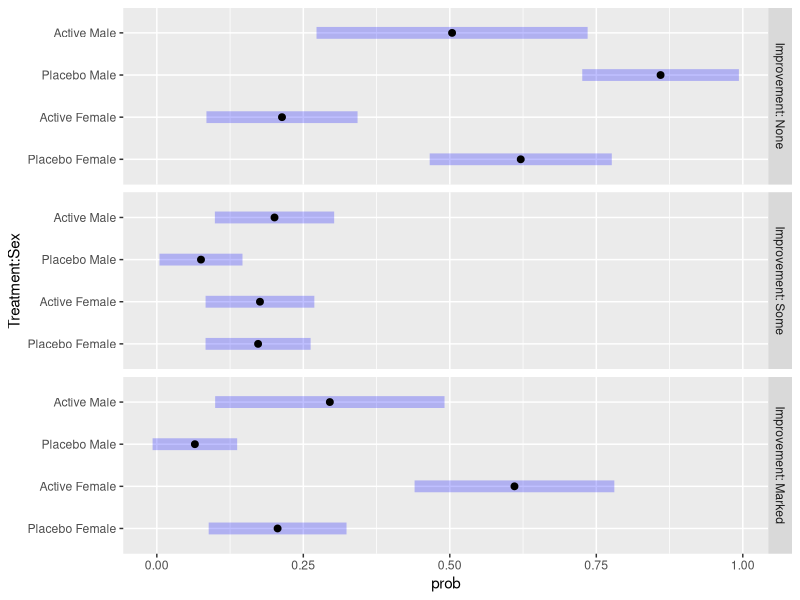

Recreate this plot in R.
## ---- chunk 1
library(tidyverse)
arthritis <- read.csv("arthritis_9.csv",stringsAsFactors = T)
glimpse(arthritis)
## ---- chunk 2
levels(arthritis$Improvement)
levels(arthritis$Treatment)
levels(arthritis$Sex)
## ---- chunk 3

arthritis <- arthritis |>
  mutate(Improvement = factor(Improvement, levels = c("None","Some", "Marked"),ordered=T),
         Treatment = factor(Treatment,levels=c("Placebo","Active")))
## ---- chunk 4
library(MASS)
library(car)
options(contrasts = c("contr.treatment", "contr.poly"))
mod_po <- polr(Improvement~Treatment+Sex,data=arthritis,Hess = TRUE)
summary(mod_po)

exp(coef(mod_po))
poTest(mod_po)

Anova(mod_po)
## ---- chunk 5
library(emmeans)
emm_cum <- emmeans(mod_po,~Treatment*Sex|cut,mode="cum.prob")
emm_cum


emm_prob <- emmeans(mod_po,~Treatment*Sex|Improvement,mode="prob")
emm_prob
emm_prob |> plot()

## ---- chunk 6
emm_treatment <- emmeans(mod_po,~Treatment)
contrast(emm_treatment,method="revpairwise",infer=T) |> 
  as.data.frame() |> 
  mutate(OR = exp(estimate),
         OR.LCL = exp(asymp.LCL),
         OR.UCL = exp(asymp.UCL))

emm_sex <- emmeans(mod_po,~Sex)
contrast(emm_sex,method="pairwise",infer=T) |> 
  as.data.frame() |> 
  mutate(OR = exp(estimate),
         OR.LCL = exp(asymp.LCL),
         OR.UCL = exp(asymp.UCL))
## ---- chunk 7
library(tidyverse) 
air_pollution <- read.csv("air_pollution.csv",stringsAsFactors = TRUE)
air_pollution <- air_pollution |> 
  mutate(Level = factor(Level, ordered=T))

glimpse(air_pollution)
## ---- chunk 8
library(MASS)
library(car)
options(contrasts = c("contr.treatment", "contr.poly"))
mod_po <- polr(Level~Air + Exposure + Smoking, data=air_pollution,Hess=TRUE)

summary(mod_po)

Anova(mod_po)
poTest(mod_po)
## ---- chunk 9
library(emmeans)
emm_cum <- emmeans(mod_po,~Air+Exposure+Smoking|cut,mode="cum.prob")
emm_cum


emm_prob <- emmeans(mod_po,~Air+Exposure+Smoking|Level,mode="prob")
emm_prob

## ---- chunk 10
emm_Air <- emmeans(mod_po,~Air)
contrast(emm_Air,method="revpairwise",infer=T) |> 
  as.data.frame() |> 
  mutate(OR = exp(estimate),
         OR.LCL = exp(asymp.LCL),
         OR.UCL = exp(asymp.UCL))

emm_Ex <- emmeans(mod_po,~Exposure)
contrast(emm_Ex,method="revpairwise",infer=T) |> 
  as.data.frame() |> 
  mutate(OR = exp(estimate),
         OR.LCL = exp(asymp.LCL),
         OR.UCL = exp(asymp.UCL))

emm_Smoking <- emmeans(mod_po,~Smoking)
contrast(emm_Smoking,method="pairwise",infer=T,adjust="tukey") |> 
  as.data.frame() |> 
  mutate(OR = exp(estimate),
         OR.LCL = exp(asymp.LCL),
         OR.UCL = exp(asymp.UCL))
## ---- chunk 11
library(ordinal)
mod1 <-clm(Improvement~1,nominal = ~ Sex + Treatment,data=arthritis)
mod3 <- clm(Improvement~ Sex,nominal=~ Treatment,data=arthritis)
mod4 <- clm(Improvement~ Treatment,nominal=~ Sex,data=arthritis)

anova(mod1,mod3)
anova(mod1,mod4)
